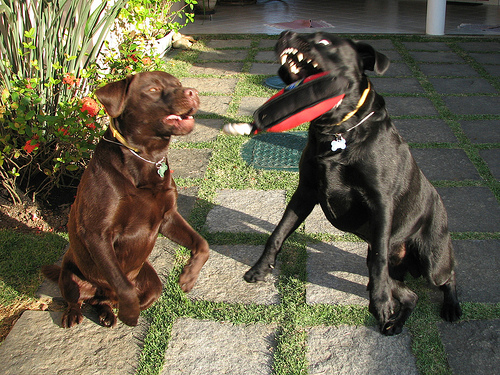
#> input picture Test_Data/Test1.jpg, 500 x 375 px
$ jupyter execute --allow-errors main.ipynb
#> lines starting #> are read from the running program, lines starting #| are printed output that depends on the picture
### Object_Detection/object_detector.py
import cv2
import numpy as np

# [8 lines left out: function draw_prediction, not called in this run]

def detect_objects(image):
    global classes
    objects, positions, coords = [], [], []
    image = cv2.resize(image, (416, 416))

    Width = image.shape[1]
    Height = image.shape[0]
    scale = 0.00392   # 1.0/255.0

    with open("./Object_Detection/coco.names", "r") as f:
        classes = [line.strip() for line in f.readlines()]

    net = cv2.dnn.readNet('./Object_Detection/yolov3.cfg', './Object_Detection/yolov3.weights')
    output_layers = net.getUnconnectedOutLayersNames()
    blob = cv2.dnn.blobFromImage(image, scale, (416, 416), (0, 0, 0), True, crop=False)

    net.setInput(blob)
    outs = net.forward(output_layers)

    class_ids = []
    confidences = []
    boxes = []
    conf_threshold = 0.5
    nms_threshold = 0.4

    for out in outs:
        for detection in out:
            scores = detection[5:]
            class_id = np.argmax(scores)
            confidence = scores[class_id]
            if confidence > 0.5:
                # Object detected
                center_x = int(detection[0] * Width)
                center_y = int(detection[1] * Height)
                w = int(detection[2] * Width)
                h = int(detection[3] * Height)

                # Rectangle coordinates
                x = int(center_x - w / 2)
                y = int(center_y - h / 2)

                boxes.append([x, y, w, h])
                confidences.append(float(confidence))
                class_ids.append(class_id)

    indices = cv2.dnn.NMSBoxes(boxes, confidences, conf_threshold, nms_threshold)

    COLORS = np.random.uniform(0, 255, size=(len(classes), 3))

    for i in indices:
        i = i[0] # indices has dimension Cx1
        x, y, w, h = boxes[i]
        draw_prediction(image, class_ids[i], confidences[i], round(x), round(y), round(x+w), round(y+h), COLORS[class_id])
        objects.append(classes[class_ids[i]])
        coords.append([x, y, w, h])

        center_x = x + (w / 2)
        if center_x < 133:
            positions.append('left')
        elif center_x > 266:
            positions.append('right')
        else:
            positions.append('front')

    # cv2.imshow('Frame', image)
    # cv2.waitKey(0)

    return objects, positions, image


classes = None
objects, positions, coords = [], [], []

# image = cv2.imread("dog.jpg")
# objects, coords, positions = detect_objects(image)

### Image_Captioning/generate_caption.py
import os
os.environ['TF_CPP_MIN_LOG_LEVEL'] = '3'
from pickle import load
from numpy import argmax
from keras.preprocessing.sequence import pad_sequences
from keras.applications.vgg19 import VGG19, preprocess_input
from keras.preprocessing.image import load_img, img_to_array
from keras.models import Model, load_model


# extract features from each photo in the directory
# [35 lines left out: functions extract_features, word_for_id, generate_desc, not called in this run]


def get_desc(filename):
    model = load_model('./Image_Captioning/model_data/model_weights.h5')
    tokenizer = load(open('./Image_Captioning/model_data/tokenizer.pkl', 'rb'))
    max_length = 34
    photo = extract_features(filename)
    description = generate_desc(model, tokenizer, photo, max_length)
    description = description.split()[1:-1]
    return ' '.join(description)


# [3 lines that do not run on import are left out]

### main.ipynb
[cell 1]
import cv2
from Image_Captioning import generate_caption
from Object_Detection import object_detector
from Text_to_Speech import tts

[cell 2]
from google.colab.patches import cv2_imshow

[cell 3]
img = cv2.imread('Test_Data/Test1.jpg')
#> img is the input picture: shape (375, 500, 3); mean B, G, R 77.1, 98.9, 104.6

#> (a cell that did not finish here is left out)


#> (a cell that did not finish here is left out)

#> (a cell that did not finish here is left out)

#> in detect_objects, `image = cv2.resize(image, (416, 416))`:
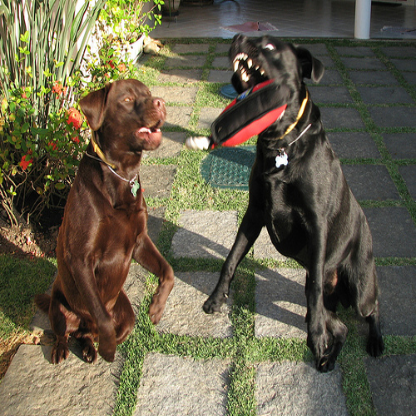
#> image: shape (416, 416, 3); mean of channels 0, 1, 2 77, 98.8, 104.5; drawn as B, G, R

#> (a cell that did not finish here is left out)

#> (a cell that did not finish here is left out)

#> (a cell that did not finish here is left out)

[cell 10]
img = cv2.imread('Test_Data/Test2.jpg')
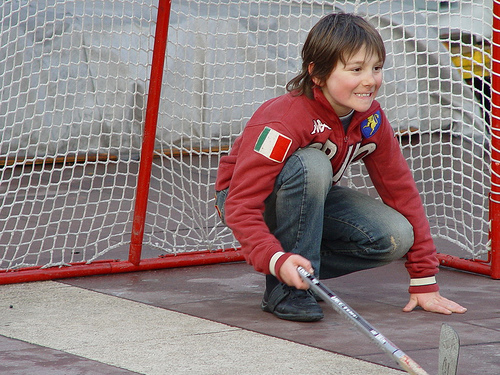
#> input picture Test_Data/Test2.jpg, 500 x 375 px
#> img is the input picture: shape (375, 500, 3); mean B, G, R 124.9, 124.6, 142.5

#> (a cell that did not finish here is left out)

print(desc)

#> (a cell that did not finish here is left out)

#> in detect_objects (call 2), `image = cv2.resize(image, (416, 416))`:
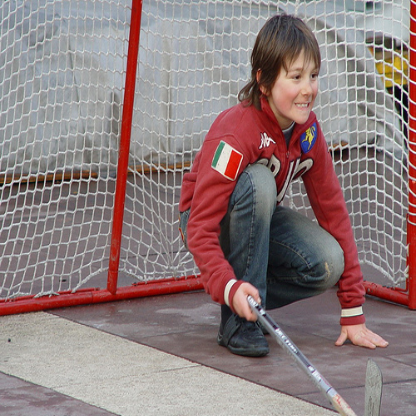
#> image: shape (416, 416, 3); mean of channels 0, 1, 2 124.8, 124.5, 142.4; drawn as B, G, R
